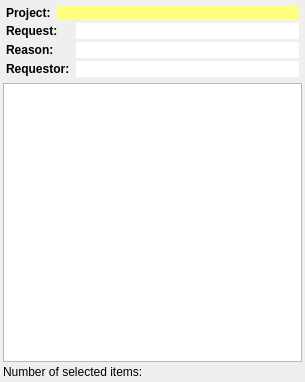
<?xml version="1.0" encoding="UTF-8"?>
<ui version="4.0">
 <class>SelectionWorkPanel</class>
 <widget class="QWidget" name="SelectionWorkPanel">
  <property name="geometry">
   <rect>
    <x>0</x>
    <y>0</y>
    <width>305</width>
    <height>382</height>
   </rect>
  </property>
  <property name="sizePolicy">
   <sizepolicy hsizetype="Preferred" vsizetype="Preferred">
    <horstretch>0</horstretch>
    <verstretch>0</verstretch>
   </sizepolicy>
  </property>
  <property name="windowTitle">
   <string>Selection List</string>
  </property>
  <property name="styleSheet">
   <string notr="true"> QPushButton {
     border: 1px solid #dadbde;
  background-color: qlineargradient(x1: 0, y1: 0, x2: 0, y2: 1,
                                       stop: 0 #dadbde, stop: 1 #f6f7fa);
     border-radius: 2px;
     min-width: 34px;
 }

 QPushButton:checked {
     border: 2px solid #777777;
 }</string>
  </property>
  <layout class="QVBoxLayout" name="verticalLayout">
   <property name="spacing">
    <number>3</number>
   </property>
   <property name="margin">
    <number>3</number>
   </property>
   <item>
    <widget class="QFrame" name="frame">
     <property name="sizePolicy">
      <sizepolicy hsizetype="Preferred" vsizetype="Maximum">
       <horstretch>0</horstretch>
       <verstretch>0</verstretch>
      </sizepolicy>
     </property>
     <property name="frameShape">
      <enum>QFrame::NoFrame</enum>
     </property>
     <property name="frameShadow">
      <enum>QFrame::Raised</enum>
     </property>
     <layout class="QGridLayout" name="gridLayout">
      <property name="margin">
       <number>3</number>
      </property>
      <property name="spacing">
       <number>3</number>
      </property>
      <item row="2" column="0">
       <widget class="QLabel" name="label_3">
        <property name="sizePolicy">
         <sizepolicy hsizetype="Maximum" vsizetype="Preferred">
          <horstretch>0</horstretch>
          <verstretch>0</verstretch>
         </sizepolicy>
        </property>
        <property name="text">
         <string>&lt;!DOCTYPE HTML PUBLIC &quot;-//W3C//DTD HTML 4.0//EN&quot; &quot;http://www.w3.org/TR/REC-html40/strict.dtd&quot;&gt;
&lt;html&gt;&lt;head&gt;&lt;meta name=&quot;qrichtext&quot; content=&quot;1&quot; /&gt;&lt;style type=&quot;text/css&quot;&gt;
p, li { white-space: pre-wrap; }
&lt;/style&gt;&lt;/head&gt;&lt;body style=&quot; font-family:'Sans Serif'; font-size:9pt; font-weight:400; font-style:normal;&quot;&gt;
&lt;table border=&quot;0&quot; style=&quot;-qt-table-type: root; margin-top:4px; margin-bottom:4px; margin-left:4px; margin-right:4px;&quot;&gt;
&lt;tr&gt;
&lt;td style=&quot;border: none;&quot;&gt;
&lt;p style=&quot; margin-top:0px; margin-bottom:0px; margin-left:0px; margin-right:0px; -qt-block-indent:0; text-indent:0px;&quot;&gt;&lt;span style=&quot; font-weight:600;&quot;&gt;Reason:&lt;/span&gt;&lt;/p&gt;&lt;/td&gt;&lt;/tr&gt;&lt;/table&gt;&lt;/body&gt;&lt;/html&gt;</string>
        </property>
       </widget>
      </item>
      <item row="1" column="2">
       <widget class="QLineEdit" name="requestLE">
        <property name="sizePolicy">
         <sizepolicy hsizetype="Expanding" vsizetype="Maximum">
          <horstretch>0</horstretch>
          <verstretch>0</verstretch>
         </sizepolicy>
        </property>
        <property name="frame">
         <bool>false</bool>
        </property>
        <property name="readOnly">
         <bool>true</bool>
        </property>
       </widget>
      </item>
      <item row="1" column="0">
       <widget class="QLabel" name="label_2">
        <property name="sizePolicy">
         <sizepolicy hsizetype="Maximum" vsizetype="Preferred">
          <horstretch>0</horstretch>
          <verstretch>0</verstretch>
         </sizepolicy>
        </property>
        <property name="text">
         <string>&lt;!DOCTYPE HTML PUBLIC &quot;-//W3C//DTD HTML 4.0//EN&quot; &quot;http://www.w3.org/TR/REC-html40/strict.dtd&quot;&gt;
&lt;html&gt;&lt;head&gt;&lt;meta name=&quot;qrichtext&quot; content=&quot;1&quot; /&gt;&lt;style type=&quot;text/css&quot;&gt;
p, li { white-space: pre-wrap; }
&lt;/style&gt;&lt;/head&gt;&lt;body style=&quot; font-family:'Sans Serif'; font-size:9pt; font-weight:400; font-style:normal;&quot;&gt;
&lt;table border=&quot;0&quot; style=&quot;-qt-table-type: root; margin-top:4px; margin-bottom:4px; margin-left:4px; margin-right:4px;&quot;&gt;
&lt;tr&gt;
&lt;td style=&quot;border: none;&quot;&gt;
&lt;p style=&quot; margin-top:0px; margin-bottom:0px; margin-left:0px; margin-right:0px; -qt-block-indent:0; text-indent:0px;&quot;&gt;&lt;span style=&quot; font-weight:600;&quot;&gt;Request:&lt;/span&gt;&lt;/p&gt;&lt;/td&gt;&lt;/tr&gt;&lt;/table&gt;&lt;/body&gt;&lt;/html&gt;</string>
        </property>
       </widget>
      </item>
      <item row="3" column="2">
       <widget class="QLineEdit" name="requestorLE">
        <property name="sizePolicy">
         <sizepolicy hsizetype="Expanding" vsizetype="Maximum">
          <horstretch>0</horstretch>
          <verstretch>0</verstretch>
         </sizepolicy>
        </property>
        <property name="frame">
         <bool>false</bool>
        </property>
        <property name="readOnly">
         <bool>true</bool>
        </property>
       </widget>
      </item>
      <item row="2" column="2">
       <widget class="QLineEdit" name="reasonLE">
        <property name="sizePolicy">
         <sizepolicy hsizetype="Expanding" vsizetype="Maximum">
          <horstretch>0</horstretch>
          <verstretch>0</verstretch>
         </sizepolicy>
        </property>
        <property name="frame">
         <bool>false</bool>
        </property>
        <property name="readOnly">
         <bool>true</bool>
        </property>
       </widget>
      </item>
      <item row="3" column="0">
       <widget class="QLabel" name="label_4">
        <property name="text">
         <string>&lt;!DOCTYPE HTML PUBLIC &quot;-//W3C//DTD HTML 4.0//EN&quot; &quot;http://www.w3.org/TR/REC-html40/strict.dtd&quot;&gt;
&lt;html&gt;&lt;head&gt;&lt;meta name=&quot;qrichtext&quot; content=&quot;1&quot; /&gt;&lt;style type=&quot;text/css&quot;&gt;
p, li { white-space: pre-wrap; }
&lt;/style&gt;&lt;/head&gt;&lt;body style=&quot; font-family:'Sans Serif'; font-size:9pt; font-weight:400; font-style:normal;&quot;&gt;
&lt;table style=&quot;-qt-table-type: root; margin-top:4px; margin-bottom:4px; margin-left:4px; margin-right:4px;&quot;&gt;
&lt;tr&gt;
&lt;td style=&quot;border: none;&quot;&gt;
&lt;p style=&quot; margin-top:0px; margin-bottom:0px; margin-left:0px; margin-right:0px; -qt-block-indent:0; text-indent:0px;&quot;&gt;&lt;span style=&quot; font-weight:600;&quot;&gt;Requestor:&lt;/span&gt;&lt;/p&gt;&lt;/td&gt;&lt;/tr&gt;&lt;/table&gt;&lt;/body&gt;&lt;/html&gt;</string>
        </property>
       </widget>
      </item>
      <item row="0" column="0" colspan="3">
       <widget class="QWidget" name="projectNameW" native="true">
        <layout class="QHBoxLayout" name="horizontalLayout">
         <property name="margin">
          <number>0</number>
         </property>
         <item>
          <widget class="QLabel" name="label_1">
           <property name="sizePolicy">
            <sizepolicy hsizetype="Maximum" vsizetype="Preferred">
             <horstretch>0</horstretch>
             <verstretch>0</verstretch>
            </sizepolicy>
           </property>
           <property name="text">
            <string>&lt;!DOCTYPE HTML PUBLIC &quot;-//W3C//DTD HTML 4.0//EN&quot; &quot;http://www.w3.org/TR/REC-html40/strict.dtd&quot;&gt;
&lt;html&gt;&lt;head&gt;&lt;meta name=&quot;qrichtext&quot; content=&quot;1&quot; /&gt;&lt;style type=&quot;text/css&quot;&gt;
p, li { white-space: pre-wrap; }
&lt;/style&gt;&lt;/head&gt;&lt;body style=&quot; font-family:'Sans Serif'; font-size:9pt; font-weight:400; font-style:normal;&quot;&gt;
&lt;table style=&quot;-qt-table-type: root; margin-top:4px; margin-bottom:4px; margin-left:4px; margin-right:4px;&quot;&gt;
&lt;tr&gt;
&lt;td style=&quot;border: none;&quot;&gt;
&lt;p style=&quot; margin-top:0px; margin-bottom:0px; margin-left:0px; margin-right:0px; -qt-block-indent:0; text-indent:0px;&quot;&gt;&lt;span style=&quot; font-weight:600;&quot;&gt;Project:&lt;/span&gt;&lt;/p&gt;&lt;/td&gt;&lt;/tr&gt;&lt;/table&gt;&lt;/body&gt;&lt;/html&gt;</string>
           </property>
          </widget>
         </item>
         <item>
          <widget class="QPushButton" name="projectPB">
           <property name="sizePolicy">
            <sizepolicy hsizetype="Preferred" vsizetype="Maximum">
             <horstretch>0</horstretch>
             <verstretch>0</verstretch>
            </sizepolicy>
           </property>
           <property name="minimumSize">
            <size>
             <width>34</width>
             <height>0</height>
            </size>
           </property>
           <property name="focusPolicy">
            <enum>Qt::NoFocus</enum>
           </property>
           <property name="styleSheet">
            <string notr="true">QPushButton {
	border: 0px none; 
	background-color: #FFFF7F;
}</string>
           </property>
           <property name="text">
            <string/>
           </property>
           <property name="flat">
            <bool>true</bool>
           </property>
          </widget>
         </item>
        </layout>
       </widget>
      </item>
     </layout>
    </widget>
   </item>
   <item>
    <widget class="QTreeView" name="listView">
     <property name="sizePolicy">
      <sizepolicy hsizetype="Preferred" vsizetype="Preferred">
       <horstretch>0</horstretch>
       <verstretch>0</verstretch>
      </sizepolicy>
     </property>
     <property name="rootIsDecorated">
      <bool>false</bool>
     </property>
     <property name="itemsExpandable">
      <bool>false</bool>
     </property>
    </widget>
   </item>
   <item>
    <widget class="QLabel" name="labelNumOfItems">
     <property name="sizePolicy">
      <sizepolicy hsizetype="Preferred" vsizetype="Maximum">
       <horstretch>0</horstretch>
       <verstretch>0</verstretch>
      </sizepolicy>
     </property>
     <property name="text">
      <string>Number of selected items:</string>
     </property>
    </widget>
   </item>
  </layout>
 </widget>
 <resources/>
 <connections/>
</ui>
